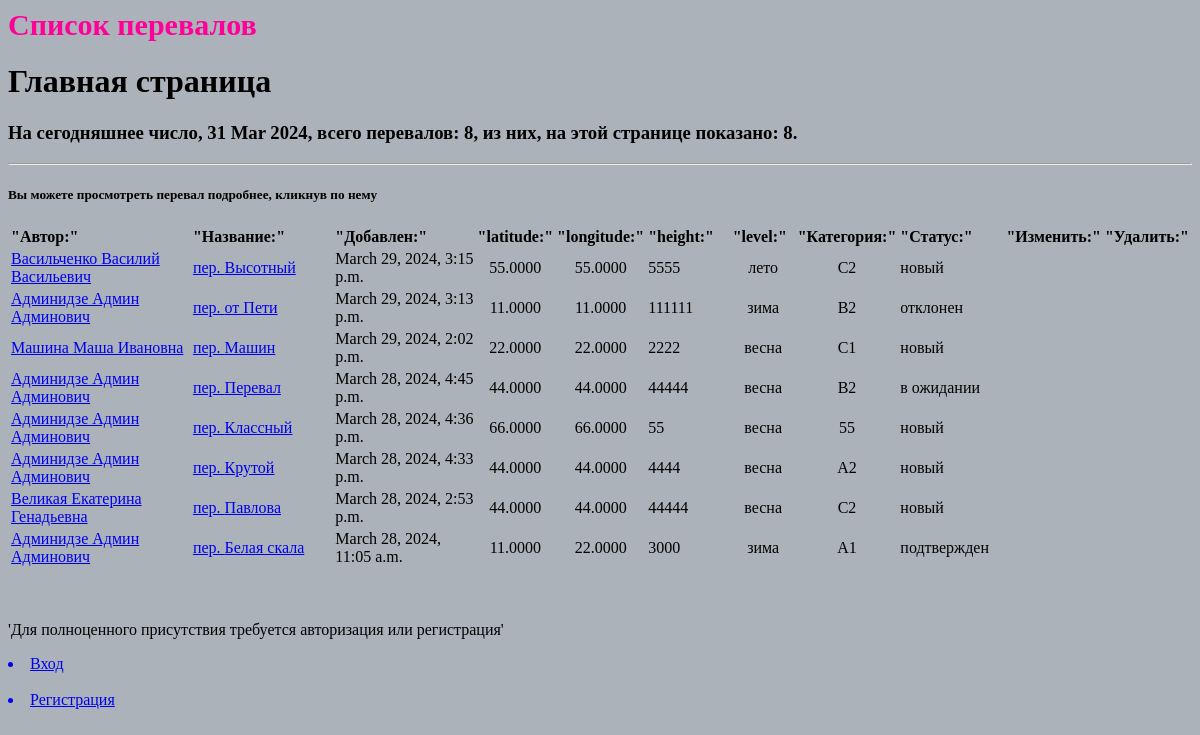
Before: / with the older database file.
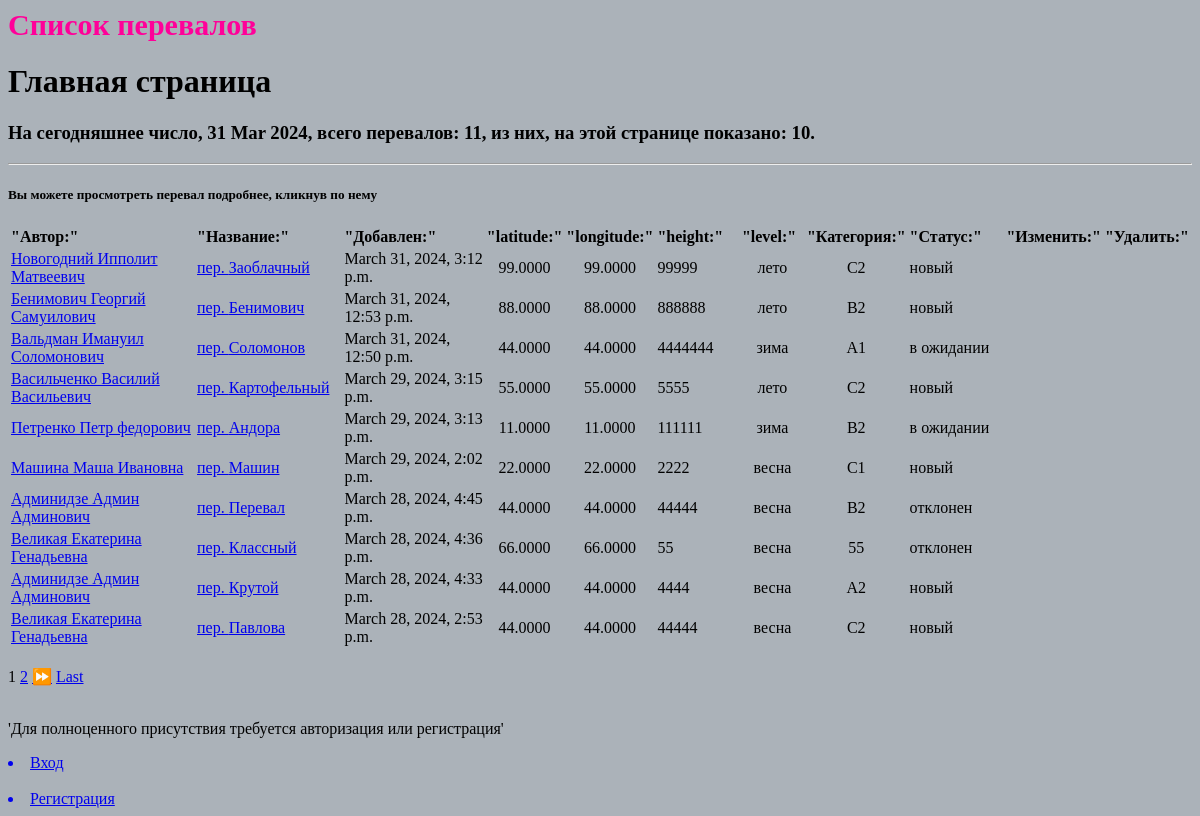
After: the same page with the newer database file.
### rocks/models.py (models this page shows, shortened)
class MountainPass(models.Model):
    CATEGORY = {"зима": "winter", "весна": "spring", "лето": "summer", "осень": "autumn"}
    """ФСТР проведут модерацию для каждого нового объекта и поменяют поле status
    new;
    pending — если модератор взял в работу;
    accepted — модерация прошла успешно;
    rejected — модерация прошла, информация не принята."""
    STATUS = {"новый": "new", "в ожидании": "pending", "подтвержден": "accepted", "отклонен": "rejected"}
    def user_directory_path(instance, filename):
        return '{0}/{1}'.format(instance.tourist.last_name, filename)
    tourist = models.ForeignKey(Tourist, on_delete=models.CASCADE)
    beauty_title = models.CharField(max_length=100, default="пер. ")
    title = models.CharField(max_length=100)
    add_time = models.DateTimeField(auto_now_add=True)
    latitude = models.DecimalField(max_digits=6, decimal_places=4)
    longitude = models.DecimalField(max_digits=6, decimal_places=4)
    height = models.IntegerField()
    level = models.CharField(choices=CATEGORY, max_length=100)
    level_category = models.CharField(max_length=100)
    image = models.ImageField(upload_to=user_directory_path, blank=True)
    pass_status = models.CharField(choices=STATUS, max_length=50,  default="новый", help_text="Изменить статус после проверки")

### users/models.py (models this page shows, shortened)
class Tourist(models.Model):
    user = models.OneToOneField(User, on_delete=models.CASCADE, help_text="Турист", primary_key=True)
    first_name = models.CharField(max_length=100)
    middle_name = models.CharField(max_length=100)
    last_name = models.CharField(verbose_name='last_name', max_length=100)
    email = models.EmailField(unique=True)
    phone = models.CharField(max_length=100)
    def __str__(self):
        return f" {self.last_name} {self.first_name} {self.middle_name}"

### rocks/views.py (the view)
# urls.py: path('', MainView.as_view(), name='home'),
class MainView(ListView):
    model = MountainPass
    ordering = '-add_time'
    template_name = 'rocks/main_view.html'
    context_object_name = 'rocks'
    paginate_by = 10
    def get_context_data(self, **kwargs):
        context = super().get_context_data(**kwargs)
        context['time_now'] = datetime.datetime.now()
        context['rocks_quantity'] = len(MountainPass.objects.all())
        return context

### rocks/templates/rocks/main_view.html (shortened to what this page needs)
{% extends 'index.html' %}
{% block text %} <b style="color:#ff0099; font-size:30px"> Список перевалов </b> {% endblock text %}
{% block content %}
<div class="features">
    <h1> Главная страница </h1>
    <h3>
        На сегодняшнее число, {{ time_now|date:'d M Y' }},
        всего перевалов: {{ rocks_quantity }},
        из них, на этой странице показано: {{rocks|length}}.
    </h3>
    <hr>
    {% if rocks %}
    <table>
        <thead>
        <tr align="left">
            <th> "Автор:"</th>
            <th> "Название:"</th>
            <th> "Добавлен:"</th>
            <th> "latitude:"</th>
            <th> "longitude:"</th>
            <th> "height:"</th>
            <th> "level:"</th>
            <th> "Категория:"</th>
            <th> "Статус:"</th>
            <th> "Изменить:"</th>
            <th> "Удалить:"</th>
        </tr>
        </thead>
        {% for item in rocks %}
        <tr align="left">
            <td width="300"><a href="{% url 'users:user_profile' item.tourist.user_id %}">{{ item.tourist }}</a>
            </td>
            <td width="200"><a href="{% url 'rocks:rock' item.id %}">{{item.beauty_title}} {{ item.title }}</a>
            <td width="200">{{item.add_time}}</td>
            <td align="center"; width="70">{{item.latitude}}</td>
            <td align="center"; width="70">{{item.longitude}}</td>
            <td  width="100">{{item.height}}</td>
            <td align="center"; width="70">{{item.level}}</td>
            <td align="center"; width="70">{{item.level_category}}</td>
            <td width="120">{{item.pass_status}}</td>
        </tr>
        {% endfor %}
        <h5> Вы можете просмотреть перевал подробнее, кликнув по нему </h5>
    </table>
    {% else %}
    <h2> "Сегодня без новостей" &#129335;</h2>
    <br>
    {% endif %}
    <br>
    {% if is_paginated %}
    {% for num in page_obj.paginator.page_range %}
    {% if page_obj.number == num %}
    <a>{{ num }}</a>
    {% elif num > page_obj.number|add:'-3' and num < page_obj.number|add:'3' %}
    <a href="?page={{ num }}">{{ num }}</a>
    {% endif %}
    {% endfor %}
    {% if page_obj.has_next %}
    <a href="?page={{ page_obj.next_page_number }}"> &#9193;</a>
    <a href="?page={{ page_obj.paginator.num_pages }}">Last</a>
    {% endif %}
    {% endif %}
</div>
{% endblock %}

### rocks/templates/index.html (shortened to what this page needs)
<!DOCTYPE html>
<html lang="en">
<head>
</head>
<body style="background: #ABB2B9;">
{% block text %} {% endblock text %}
{% block content %} {% endblock content %}
{% if not user.is_authenticated %}
<br>
<p>'Для полноценного присутствия требуется авторизация или регистрация'</p>
<a href="{% url 'login' %}">
    <li> Вход</li>
</a><br>
<a href="{% url 'users:signup' %}">
    <li> Регистрация</li>
</a>
{% endif %}
</body>
</html>

Changed rows visible on the page:
no longer on this page (row edited): MountainPass: tourist "Админидзе Админ Админович", beauty_title "пер.", title "Белая скала", add_time "March 28, 2024, 11:05 a.m.", latitude "11.0000", longitude "22.0000", height "3000", level "зима", level_category "А1", pass_status "подтвержден"
added MountainPass: tourist "Новогодний Ипполит Матвеевич", beauty_title "пер.", title "Заоблачный", add_time "March 31, 2024, 3:12 p.m.", latitude "99.0000", longitude "99.0000", height "99999", level "лето", level_category "С2", pass_status "новый"
added MountainPass: tourist "Бенимович Георгий Самуилович", beauty_title "пер.", title "Бенимович", add_time "March 31, 2024, 12:53 p.m.", latitude "88.0000", longitude "88.0000", height "888888", level "лето", level_category "В2", pass_status "новый"
added MountainPass: tourist "Вальдман Имануил Соломонович", beauty_title "пер.", title "Соломонов", add_time "March 31, 2024, 12:50 p.m.", latitude "44.0000", longitude "44.0000", height "4444444", level "зима", level_category "А1", pass_status "в ожидании"
changed MountainPass "Васильченко Василий Васильевич": title "Высотный" → "Картофельный"
changed MountainPass: tourist "Админидзе Админ Админович" → "Петренко Петр федорович"; title "от Пети" → "Андора"; pass_status "отклонен" → "в ожидании"
changed MountainPass "Перевал": pass_status "в ожидании" → "отклонен"
changed MountainPass "Классный": tourist "Админидзе Админ Админович" → "Великая Екатерина Генадьевна"; pass_status "новый" → "отклонен"
Other visible differences:
{{ rocks_quantity }}: "8" → "11"
{{ rocks|length }}: "8" → "10"
new list line: "1"
new list line: "2"
text now shown: "⏩ Last"
